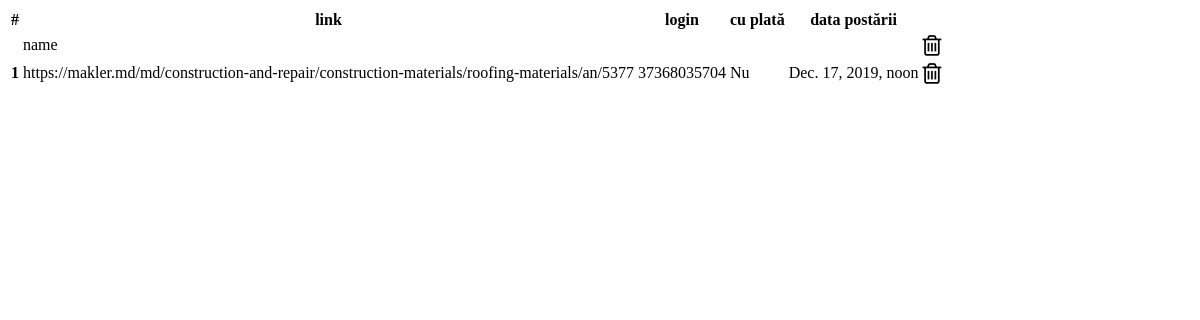
Before: /get_table with the older database file.
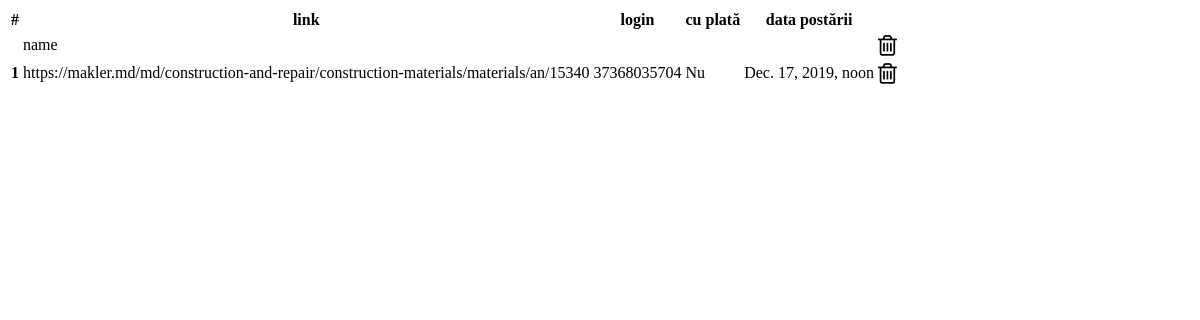
After: the same page with the newer database file.
### robot/models.py (models this page shows)
class Link(models.Model):
    account = models.ForeignKey(Account, on_delete=models.CASCADE, related_name='link_account')
    category = models.ForeignKey('Category', on_delete=models.CASCADE, default=1, related_name='link_category')
    content = models.TextField()
    payment = models.BooleanField(default=False)
    posted = models.BooleanField(default=False)
    post_date = models.DateTimeField(null = True, blank=True)

class Account(models.Model):
    author = models.ForeignKey(User, on_delete=models.CASCADE, related_name='account_user')
    username = models.CharField(max_length=100)
    password = models.CharField(max_length=100)

### robot/views.py (the view)
# urls.py: path('get_table', views.get_table, name='get_table'),
def get_table(request):
    return render(request, 'robot/table.html', {
        'account': Account.objects.all(),
        'category': Category.objects.all(),
        'links':Link.objects.all(),
        'form':NameForm(),
        })

### robot/templates/robot/table.html
{% load static %}
<link rel="stylesheet" href="https://cdnjs.cloudflare.com/ajax/libs/font-awesome/4.7.0/css/font-awesome.min.css">
<table class="table">
    <thead class="thead-dark">
      <tr>
        <th scope="col">#</th>
        <th scope="col">link</th>
        <th scope="col">login</th>
        <th scope="col">cu plată</th>
        <th scope="col">data postării</th>
        <th scope="col"></th>
      </tr>
    </thead>
    <tbody>
        {% for cat in category %}
        <tr class="category">
            <th class="gray"></th>
            <td>{{ cat.name }}</td>
            <td></td>
            <td></td>
            <td><th class="gray">
                <a data-id="{{cat.id}}c" class="delete_button" data-toggle="modal" data-target="#delete_modal">
                    <span class="red"><i class="fa fa-trash-o" style="font-size:24px"></span></i>
                </a>
            </th></td>
        </tr>
            {% for link in cat.link_category.all %}
            <tr>
                <th>{{forloop.counter}}</th>
                <td>{{ link.content }}</td>
                <td>{{ link.account.username}}</td>
                <td>
                    {% if link.payment == True %}
                    Da
                    {% else %}
                    Nu
                    {% endif %}
                </td>
                <td>
                    {% if link.post_date == None %}
                    Nu a fost postat
                    {% else %}
                    {{link.post_date}}
                    {% endif %}
                </td>
                <td>
                    <a data-id="{{link.id}}l" class="delete_button" data-toggle="modal" data-target="#delete_modal">
                        <span class="red"><i class="fa fa-trash-o" style="font-size:24px"></span></i>
                    </a>
                </td>
            </tr>
                {% endfor %}
    {% endfor %}
    </tbody>
  </table>

Changed rows visible on the page:
changed Link: content "https://makler.md/md/construction-and-repair/construction-materials/roofing-materials/an/5377" → "https://makler.md/md/construction-and-repair/construction-materials/materials/an/15340"
